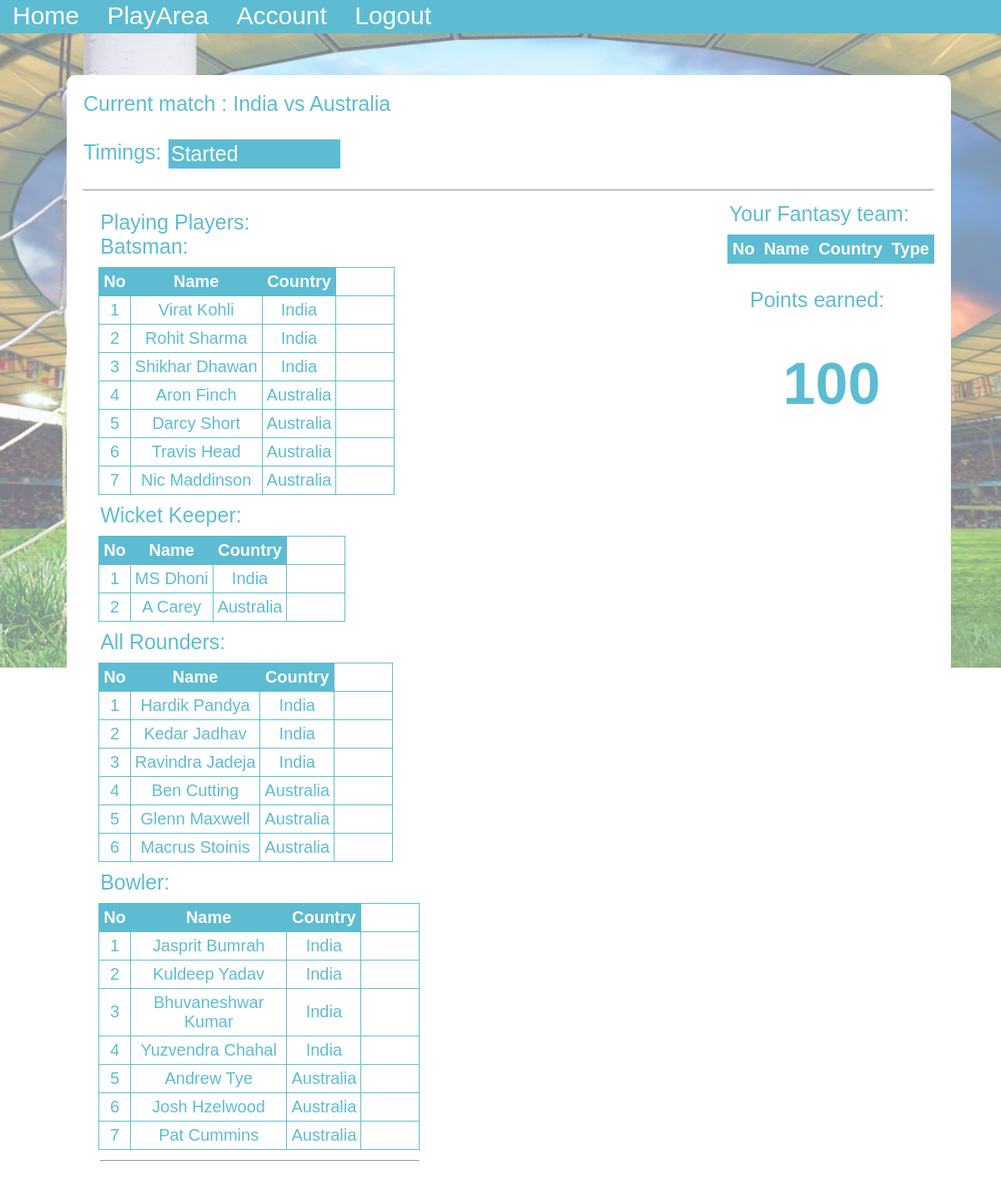
The page /Games/Dream-Cricket/dash/play.php (signed in) on the database its author committed.
### tables this page shows
CREATE TABLE `matches` (
  `matchid` int(255) NOT NULL,
  `team1` varchar(100) NOT NULL,
  `team2` varchar(100) NOT NULL,
  `datetime` datetime NOT NULL
);

CREATE TABLE `playingplayers` (
  `ppid` int(100) NOT NULL,
  `playid` int(255) NOT NULL,
  `ppname` varchar(255) NOT NULL,
  `ppcountry` varchar(255) NOT NULL,
  `pptype` varchar(255) NOT NULL,
  `runs` varchar(255) NOT NULL,
  `wickets` varchar(255) NOT NULL,
  `points` varchar(255) NOT NULL
);

### Games/Dream-Cricket/dash/play.php (the view, shortened to what this page needs)
<html>
<head>
    <link rel="stylesheet" type="text/css" href="main.css" >
</head>
<?php
include '../connect.php';
?>
<body>
<div class='container'>
<div class='main'>
    <div class='tabs'>
        <a href="index.php">Home</a>
        <a href="play.php">PlayArea</a>
        <a href="account.php">Account</a>
        <a href="logout.php">Logout</a>
    </div>
    <div class='playarea'>
        Current match :
        <?php
            $q="select * from matches where matchid=1";
            $result=mysqli_query($connect,$q);
            $row_users = mysqli_fetch_array($result);
        $team1=$_SESSION['team1'] = $row_users['team1'];
        $team2=$_SESSION['team2'] = $row_users['team2'];
        echo $team1 ," vs ", $team2;
        echo "<br>";
        ?>
        <div class='time'>
            <br>
        Timings:
        <p id='timer'></p></div>
        <hr class='sep1'>
        <div class='cont'>
        <div class='side1'>
        <form method='post' action='select.php'>
        <div class='bats'>
        <?php
            $q1="select * from playingplayers where (ppcountry='$team1' && pptype='Batsman') || (ppcountry='$team2' && pptype='Batsman')";
            $result1=mysqli_query($connect,$q1);
            $no=1;
            echo "Playing Players:";
            echo "<br>";
            echo "Batsman:";
            echo "<table border='1' class='ptab'>
            <tr>
            <th>No</th>
            <th>Name</th>
            <th>Country</th>
            <th class='checkbox-td'>Select</th>";
            echo "</tr>";
            while($row = mysqli_fetch_array($result1))
             {
             echo "<tr>";
             echo "<td>" . $no++ . "</td>";
             echo "<td>" . $row['ppname'] . "</td>";
             echo "<td>" . $row['ppcountry'] . "</td>";
             echo "</tr>";
            }
            echo "</table>";
        ?>
        </div>
        <div class='wick'>
        <?php
            $q1="select * from playingplayers where (ppcountry='$team1' && pptype='WKT Keeper') || (ppcountry='$team2' && pptype='WKT Keeper')";
            $result1=mysqli_query($connect,$q1);
            $no=1;
            echo "Wicket Keeper:";
            echo "<table border='1' class='ptab'>
            <tr>
            <th>No</th>
            <th>Name</th>
            <th>Country</th>";
            echo "</tr>";
            while($row = mysqli_fetch_array($result1))
             {
             echo "<tr>";
             echo "<td>" . $no++ . "</td>";
             echo "<td>" . $row['ppname'] . "</td>";
             echo "<td>" . $row['ppcountry'] . "</td>";
             echo "</tr>";
            }
            echo "</table>";
        ?>
        </div>
        <div class='allrounder'>
        <?php
            $q1="select * from playingplayers where (ppcountry='$team1' && pptype='All Rounder') || (ppcountry='$team2' && pptype='All Rounder')";
            $result1=mysqli_query($connect,$q1);
            $no=1;
            echo "All Rounders:";
            echo "<table border='1' class='ptab'>
            <tr>
            <th>No</th>
            <th>Name</th>
            <th>Country</th>";
            echo "</tr>";
            while($row = mysqli_fetch_array($result1))
             {
             echo "<tr>";
             echo "<td>" . $no++ . "</td>";
             echo "<td>" . $row['ppname'] . "</td>";
             echo "<td>" . $row['ppcountry'] . "</td>";
             echo "</tr>";
            }
            echo "</table>";
        ?>
        </div>
        <div class='bowler'>
        <?php
            $q1="select * from playingplayers where (ppcountry='$team1' && pptype='Bowler') || (ppcountry='$team2' && pptype='Bowler')";
            $result1=mysqli_query($connect,$q1);
            $no=1;
            echo "Bowler:";
            echo "<table border='1' class='ptab'>
            <tr>
            <th>No</th>
            <th>Name</th>
            <th>Country</th>";
            echo "</tr>";
            while($row = mysqli_fetch_array($result1))
             {
             echo "<tr>";
             echo "<td>" . $no++ . "</td>";
             echo "<td>" . $row['ppname'] . "</td>";
             echo "<td>" . $row['ppcountry'] . "</td>";
             echo "</tr>";
            }
            echo "</table>";
            echo "<hr>"
        ?>
        </div>
        </form>
        </div>
        <div class='side2'>
        <div class='your11'>
        <?php
            echo "Your Fantasy team:";
            echo "<table border='1' class='ptab'>
            <tr>
            <th>No</th>
            <th>Name</th>
            <th>Country</th>
            <th>Type</th>
            </tr>";
            echo "</table>";
        ?>
        </div>
        <div class='usscore'>
        &emsp; <br>&emsp;Points earned:<h1 class='ptext'><?php echo $_SESSION['points']; ?></h1>
        </div>
        </div>
        </div>
    </div>
</div>
</div>
</body>
</html>

### Games/Dream-Cricket/dash/main.css (style rules this page uses)
body { font-family: Arial, Helvetica, sans-serif; margin: 0px }
.container { width: 100%; height: 100%; position: relative; }
.container:after { background-image: url('../layouts/main.jpg'); background-repeat: no-repeat; background-size: cover; width:100%; height:100%; position:absolute; top:0; left:0; opacity:0.5; content:''; }
.main { position:relative; z-index:1; }
.tabs { background-color: #5DBCD2; color: white; height: 40px; font-size: 30px; }
a { text-decoration: none; color:white; margin-left: 5px; vertical-align: middle; padding: 5px 10px; }
.accounts,.playarea { background-color: white; color: #5DBCD2; margin-top: 50px; margin-left: 80px; margin-right: 100px; margin-bottom: 10px; width: 85%; height: 100%; border-radius: 10px; padding: 20px 20px; font-size: 25px; }
.ptext { text-align: center; font-size: 70px }
table,td { background-color: white; color: #5DBCD2; padding: 5px 5px; margin-left: 60px; margin-top: 10px; font-size: 20px; text-align: center; border:1px solid #5DBCD2 ; border-collapse:collapse }
th { background-color: #5DBCD2; color: white; border:1px solid #5DBCD2 ; text-align: center; padding: 5px 5px; text-align: center; }
#timer { margin-top: -30px; margin-left: 10%; border: 1px solid #5DBCD2; padding: 2px; width: 200px; background: #5DBCD2; color: white }
.ptab { margin-left: -2px }
.bats,.wick,.allrounder,.bowler { margin-left: 5%; margin-top:10px }
.side2 { float: right; }
.side1 { float:left; }

### rows shown on the page
matches: team1 "India", team2 "Australia"
playingplayers: ppname "Virat Kohli", ppcountry "India"
playingplayers: ppname "Rohit Sharma", ppcountry "India"
playingplayers: ppname "Shikhar Dhawan", ppcountry "India"
playingplayers: ppname "Aron Finch", ppcountry "Australia"
playingplayers: ppname "Darcy Short", ppcountry "Australia"
playingplayers: ppname "Travis Head", ppcountry "Australia"
playingplayers: ppname "Nic Maddinson", ppcountry "Australia"
playingplayers: ppname "MS Dhoni", ppcountry "India"
playingplayers: ppname "A Carey", ppcountry "Australia"
playingplayers: ppname "Hardik Pandya", ppcountry "India"
playingplayers: ppname "Kedar Jadhav", ppcountry "India"
playingplayers: ppname "Ravindra Jadeja", ppcountry "India"
playingplayers: ppname "Ben Cutting", ppcountry "Australia"
playingplayers: ppname "Glenn Maxwell", ppcountry "Australia"
playingplayers: ppname "Macrus Stoinis", ppcountry "Australia"
playingplayers: ppname "Jasprit Bumrah", ppcountry "India"
playingplayers: ppname "Kuldeep Yadav", ppcountry "India"
playingplayers: ppname "Bhuvaneshwar Kumar", ppcountry "India"
playingplayers: ppname "Yuzvendra Chahal", ppcountry "India"
playingplayers: ppname "Andrew Tye", ppcountry "Australia"
playingplayers: ppname "Josh Hzelwood", ppcountry "Australia"
playingplayers: ppname "Pat Cummins", ppcountry "Australia"

### other values the page prints
$_SESSION['points'] "100"
